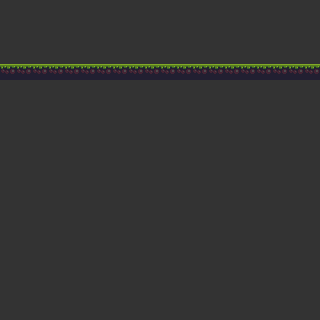

Tiled map render using the project's own tile images. Description and the map definition, with tile-layer contents summarised, below:
An orthogonal 20x20 tile map with 16x16 px tiles, 1 tile layer (Слой тайлов 1), 2 tilesets and 7 objects (стена).

<map version="1.9" tiledversion="1.9.1" orientation="orthogonal" renderorder="left-up" width="20" height="20" tilewidth="16" tileheight="16" infinite="0" nextlayerid="10" nextobjectid="27">
 <tileset firstgid="1" name="hero_anim" tilewidth="16" tileheight="16" tilecount="120" columns="8">
  <image source="../images/herochar sprites/herochar_spritesheet(new).png" width="128" height="240" />
  <tile id="33">
   <objectgroup draworder="index" id="3">
    <object id="2" x="0" y="5.8556" width="15.9145" height="10.0589">
     <properties>
      <property name="Type" value="HitBox" />
     </properties>
    </object>
   </objectgroup>
   <animation>
    <frame tileid="33" duration="100" />
    <frame tileid="35" duration="100" />
    <frame tileid="37" duration="100" />
    <frame tileid="39" duration="100" />
   </animation>
  </tile>
  <tile id="35">
   <objectgroup draworder="index" id="2">
    <object id="1" x="0.0289881" y="5.88459" width="15.9435" height="10.1169" />
   </objectgroup>
  </tile>
  <tile id="37">
   <objectgroup draworder="index" id="2">
    <object id="1" x="0" y="5.6237" width="3.85542" height="3.18869" />
   </objectgroup>
  </tile>
  <tile id="40">
   <objectgroup draworder="index" id="2">
    <object id="2" x="1.68131" y="0" width="11.6822" height="15.9725" />
   </objectgroup>
   <animation>
    <frame tileid="40" duration="100" />
    <frame tileid="41" duration="100" />
    <frame tileid="42" duration="100" />
    <frame tileid="43" duration="100" />
   </animation>
  </tile>
 </tileset>
 <tileset firstgid="121" name="ground" tilewidth="16" tileheight="16" tilecount="72" columns="12">
  <image source="../images/tiles and background_foreground (new)/tileset.png" width="192" height="96" />
 </tileset>
 <layer id="7" name="Слой тайлов 1" width="20" height="20">
  <data>[400 cells, 400 non-empty, 2 distinct tile ids]</data>
 </layer>
 <objectgroup id="6" name="Слой объектов 1">
  <object id="10" name="стена" x="0.212691" y="64.4887" width="319.797" height="51.5175">
   <properties>
    <property name="Shape" value="Rect" />
    <property name="Type" value="Static" />
   </properties>
  </object>
 </objectgroup>
 <objectgroup id="9" name="Слой объектов 2">
  <object id="25" gid="41" x="22.5379" y="32.0602" width="16" height="16" />
  <object id="26" gid="163" x="114.152" y="41.3141" width="16" height="16" />
 </objectgroup>
</map>
